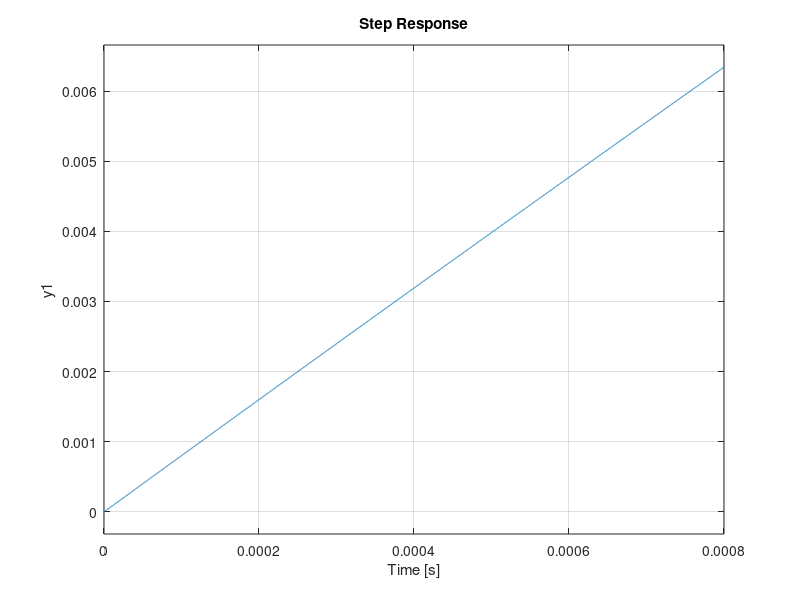

This figure's MATLAB source: (Note: this script raises an error after producing the figure.)
num = [3.313e07]
den = [1 4.123e06 1.404e08]
Ts = .1
Gs = tf(num, den);

Gz = c2d(Gs, Ts, 'zoh')
disp(Gz);

isstable(Gs)
step(Gs)
disp(stepinfo(Gs))
SP = 1
[y,t] =step(SP*Gs);
sse = abs(SP - y(end));
disp(sse)

pid = pidtune(Gs, 'pid');
disp(pid);

pidTuner(Gz, 'pid')
